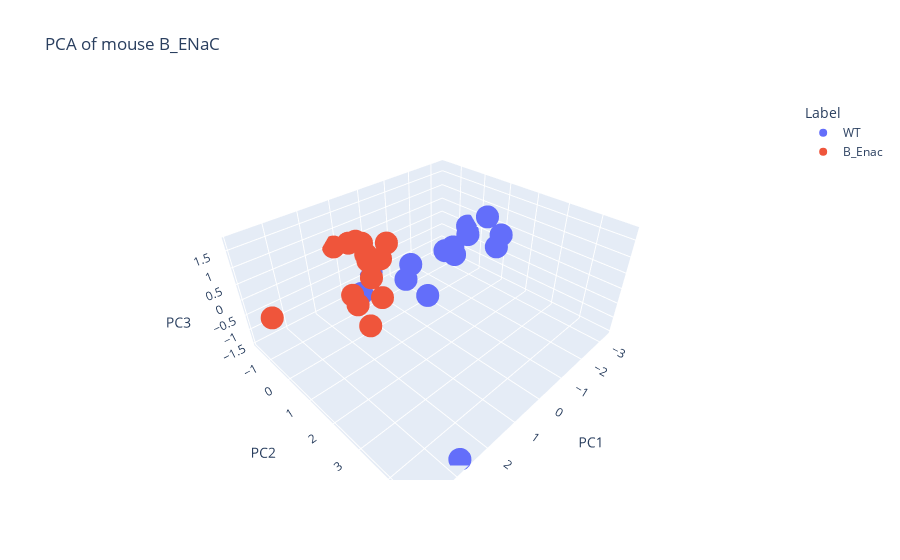

The cell this chart's notebook holds for it:
### Code cell
pca_3D(df_mouse_enac_combine, 'PCA of mouse B_ENaC')

### Figure 1 — Plotly figure (JSON) as saved in the notebook; plotly's stock layout.template omitted (floating-point values rounded to 4 significant figures)
{"data": [{"hovertemplate": "Label=WT<br>PC1=%{x}<br>PC2=%{y}<br>PC3=%{z}<extra></extra>", "legendgroup": "WT", "marker": {"color": "#636efa", "symbol": "circle"}, "mode": "markers", "name": "WT", "scene": "scene", "showlegend": true, "type": "scatter3d", "x": [-3.157, -0.6734, -3.079, -1.761, -0.9376, -0.82, -1.491, -2.483, -2.084, -2.031, -3.324, -0.03903, 0.6033, 2.701], "y": [0.9443, -0.4127, 0.5589, 0.0002744, -0.9756, 0.1733, 0.5789, 1.571, 0.6374, 0.1666, -0.4475, -1.64, -1.347, 4.776], "z": [-0.1693, -0.3336, 0.7819, -0.1219, -1.282, -1.291, 0.358, 0.7599, 0.5666, -0.3073, 0.004954, -0.8995, -1.257, -1.486]}, {"hovertemplate": "Label=B_Enac<br>PC1=%{x}<br>PC2=%{y}<br>PC3=%{z}<extra></extra>", "legendgroup": "B_Enac", "marker": {"color": "#EF553B", "symbol": "circle"}, "mode": "markers", "name": "B_Enac", "scene": "scene", "showlegend": true, "type": "scatter3d", "x": [1.461, 0.2277, 1.491, 1.715, 1.782, 3.82, 1.19, 0.4096, 0.4034, 1.574, 0.9043, 1.049, 0.623, 1.924], "y": [0.3019, -0.7324, -0.4921, -0.04146, 0.3834, -0.6338, -1.651, -1.117, -1.027, -0.149, 0.1107, 0.6496, -1.045, 0.8597], "z": [1.227, 0.1186, -0.4401, 1.515, 1.765, -0.02115, 0.5381, -0.03723, -0.6127, -0.5532, -0.5148, 1.529, 0.6787, -0.517]}], "layout": {"legend": {"title": {"text": "Label"}, "tracegroupgap": 0}, "scene": {"domain": {"x": [0, 1], "y": [0, 1]}, "xaxis": {"title": {"text": "PC1"}}, "yaxis": {"title": {"text": "PC2"}}, "zaxis": {"title": {"text": "PC3"}}}, "title": {"text": "PCA of mouse B_ENaC"}}}
